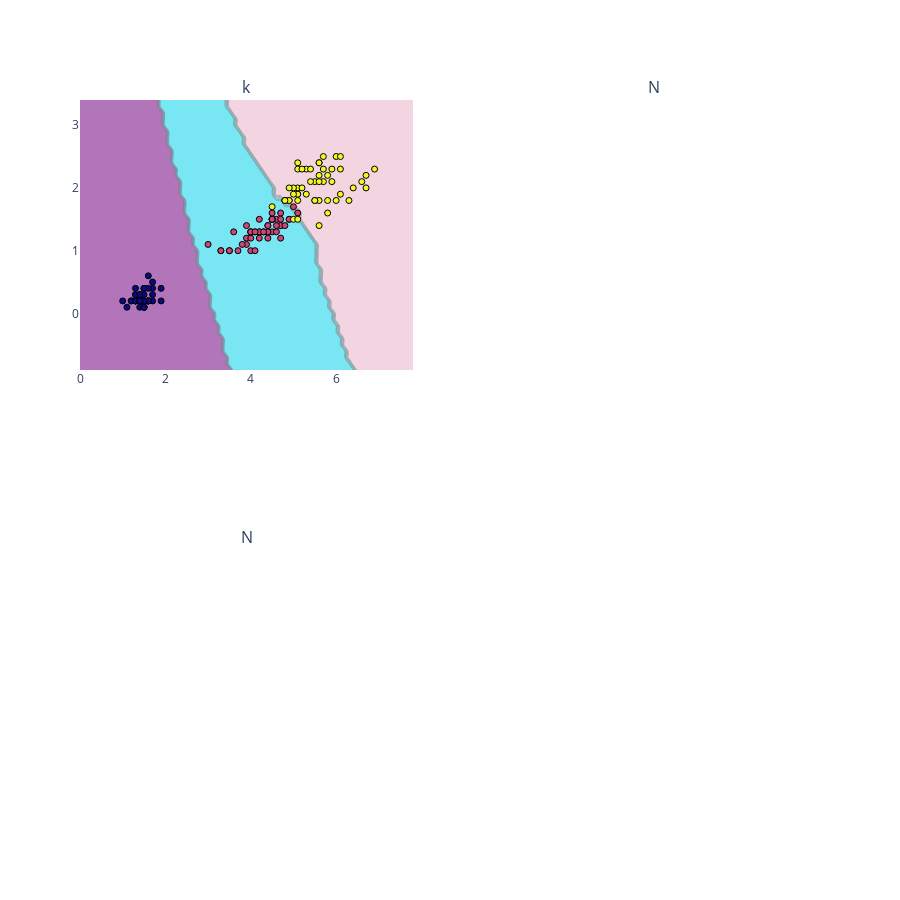

Notebook code for this chart:
### Code cell
fig.show()

### Figure 1 — Plotly figure (JSON) as saved in the notebook; plotly's stock layout.template omitted (floating-point values rounded to 4 significant figures; data arrays with more than 128 entries replaced by an {"elided": "..."} marker saying what was removed)
{"data": [{"colorscale": [[0, "purple"], [0.5, "cyan"], [1, "pink"]], "opacity": 0.5, "showscale": false, "type": "contour", "x": [0, 0.1, 0.2, 0.3, 0.4, 0.5, 0.6, 0.7, 0.8, 0.9, 1, 1.1, 1.2, 1.3, 1.4, 1.5, 1.6, 1.7, 1.8, 1.9, 2, 2.1, 2.2, 2.3, 2.4, 2.5, 2.6, 2.7, 2.8, 2.9, 3, 3.1, 3.2, 3.3, 3.4, 3.5, 3.6, 3.7, 3.8, 3.9, 4, 4.1, 4.2, 4.3, 4.4, 4.5, 4.6, 4.7, 4.8, 4.9, 5, 5.1, 5.2, 5.3, 5.4, 5.5, 5.6, 5.7, 5.8, 5.9, 6, 6.1, 6.2, 6.3, 6.4, 6.5, 6.6, 6.7, 6.8, 6.9, 7, 7.1, 7.2, 7.3, 7.4, 7.5, 7.6, 7.7, 7.8], "xaxis": "x", "y": [-0.9, -0.8, -0.7, -0.6, -0.5, -0.4, -0.3, -0.2, -0.1, -2.22e-16, 0.1, 0.2, 0.3, 0.4, 0.5, 0.6, 0.7, 0.8, 0.9, 1.0, 1.1, 1.2, 1.3, 1.4, 1.5, 1.6, 1.7, 1.8, 1.9, 2.0, 2.1, 2.2, 2.3, 2.4, 2.5, 2.6, 2.7, 2.8, 2.9, 3.0, 3.1, 3.2, 3.3, 3.4], "yaxis": "y", "z": {"elided": "44x79 int values"}}, {"marker": {"color": {"elided": "150 int values"}, "line": {"color": "black", "width": 1}}, "mode": "markers", "showlegend": false, "type": "scatter", "x": {"elided": "150 float values"}, "xaxis": "x", "y": {"elided": "150 float values"}, "yaxis": "y"}], "layout": {"annotations": [{"font": {"size": 16}, "showarrow": false, "text": "k", "x": 0.225, "xanchor": "center", "xref": "paper", "y": 1, "yanchor": "bottom", "yref": "paper"}, {"font": {"size": 16}, "showarrow": false, "text": "N", "x": 0.775, "xanchor": "center", "xref": "paper", "y": 1, "yanchor": "bottom", "yref": "paper"}, {"font": {"size": 16}, "showarrow": false, "text": "N", "x": 0.225, "xanchor": "center", "xref": "paper", "y": 0.375, "yanchor": "bottom", "yref": "paper"}], "height": 900, "hovermode": "closest", "xaxis": {"anchor": "y", "domain": [0, 0.45], "showgrid": false, "zeroline": false}, "xaxis2": {"anchor": "y2", "domain": [0.55, 1], "showgrid": false, "zeroline": false}, "xaxis3": {"anchor": "y3", "domain": [0, 0.45], "showgrid": false, "zeroline": false}, "xaxis4": {"anchor": "y4", "domain": [0.55, 1], "showgrid": false, "zeroline": false}, "yaxis": {"anchor": "x", "domain": [0.625, 1], "showgrid": false, "zeroline": false}, "yaxis2": {"anchor": "x2", "domain": [0.625, 1], "showgrid": false, "zeroline": false}, "yaxis3": {"anchor": "x3", "domain": [0, 0.375], "showgrid": false, "zeroline": false}, "yaxis4": {"anchor": "x4", "domain": [0, 0.375], "showgrid": false, "zeroline": false}}}
